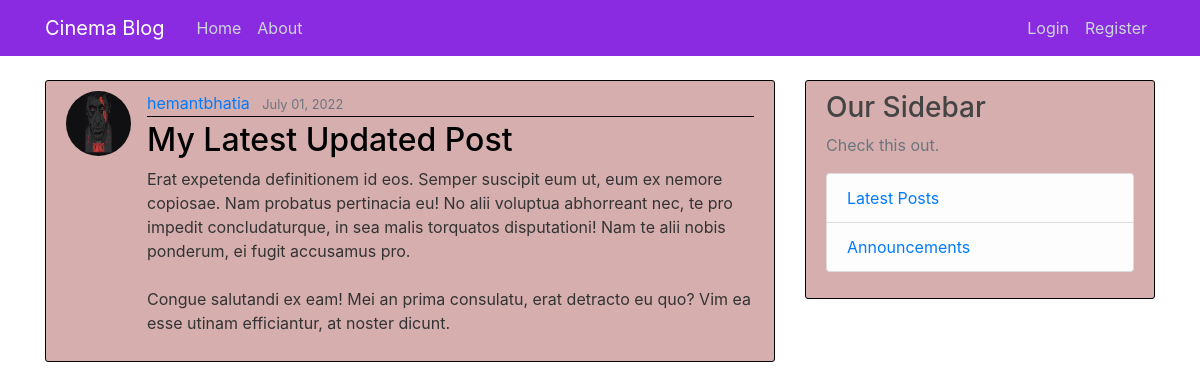
Screenshot of /post/32/ with the database file from the repository.
### blog/models.py (models this page shows, shortened)
class Post(models.Model):
    title = models.CharField(max_length=100)
    content = models.TextField()
    date_posted = models.DateTimeField(default=timezone.now) #auto_now / auto_now_add (only when object created : doesnt allow changing dates)
    author = models.ForeignKey(User , on_delete=models.CASCADE)

### users/models.py (models this page shows, shortened)
class Profile(models.Model):
    user = models.OneToOneField(User, on_delete=models.CASCADE)
    image = models.ImageField(default='default.jpg', upload_to = 'profile_pics')

### blog/views.py (the view)
# urls.py: path('post/<int:pk>/',PostDetailView.as_view(),name='post-detail'),
class PostDetailView(DetailView):
    model = Post

### blog/templates/blog/post_detail.html (shortened to what this page needs)
{% extends 'blog/base.html' %}
{% block content %}
    <article class="media content-section">
        <img class="rounded-circle article-img"src="{{ object.author.profile.image.url }}">
        <div class="media-body">
        <div class="article-metadata">
            <a class="mr-2" href="{% url 'user-posts' object.author.username %}">{{ object.author }}</a>
            <small class="text-muted">{{ object.date_posted|date:"F d, Y" }}</small>
        </div>
        <h2 class="article-title">{{ object.title }}</h2>
        <p class="article-content">{{ object.content }}</p>
        </div>
    </article>
{% endblock %}

### blog/static/blog/main.css (style rules this page uses)
body { color: #333333; margin-top: 5rem; background:url('https://previews.123rf.com/images/krekdm/krekdm1607/krekdm160700082/59591880-seamless-cinema-pattern-can-be-used-for-wallpaper-website-background-wrapping-paper-cinema-vector-br.jpg'); }
h1, h2, h3, h4, h5, h6 { color: #444444; }
.content-section { background: rgb(214, 174, 174); padding: 10px 20px; border: 1px solid black; border-radius: 3px; margin-bottom: 20px; }
.article-title { color: black; }
.article-content { white-space: pre-line; }
.article-img { height: 65px; width: 65px; margin-right: 16px; }
.article-metadata { padding-bottom: 1px; margin-bottom: 4px; border-bottom: 1px solid black; }

### rows the page displays
Post: author.profile.image (picture), author "hemantbhatia", date_posted "July 01, 2022", title "My Latest Updated Post", content "Erat expetenda definitionem id eos. Semper suscipit eum ut, eum ex nemore copiosae. Nam probatus pertinacia eu! No alii voluptua abhorreant nec, te pro impedit concludaturque, in sea malis torquatos disputationi! Nam te alii nobis ponderum, ei fugit accusamus pro. Congue salutandi ex eam! Mei an prima consulatu, erat detracto eu quo? Vim ea esse utinam efficiantur, at noster dicunt."
